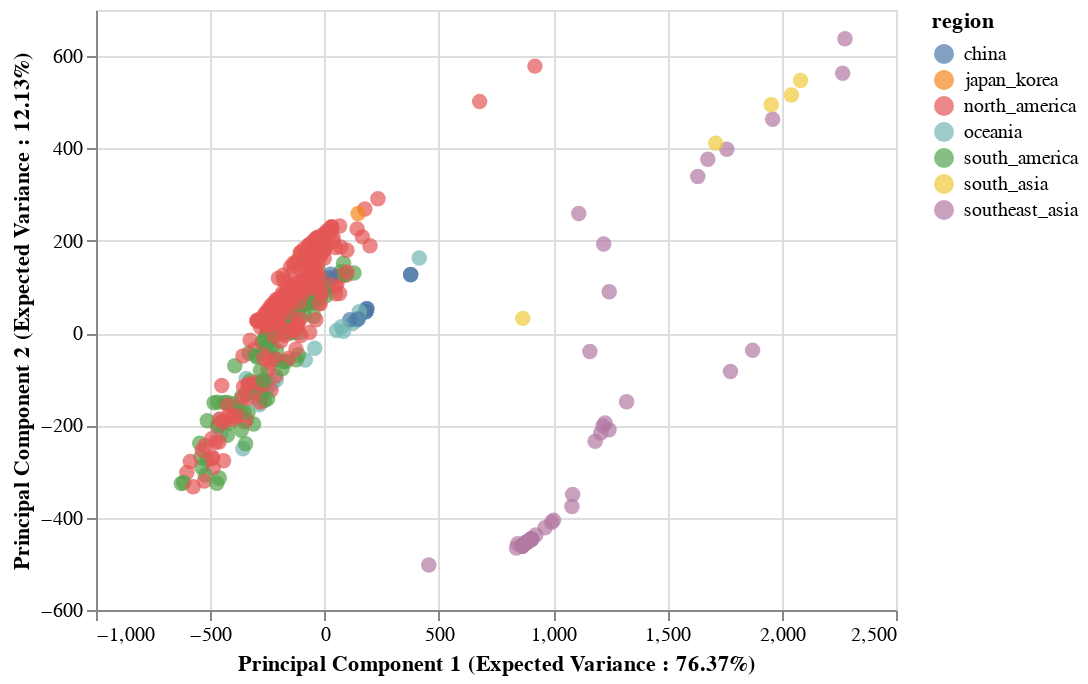

This figure's notebook cell:
### Code cell
import altair as alt
brush = alt.selection(type='interval', resolve='global')
#link the charts
alt.Chart(finalDf).mark_circle(size=60).encode(
    x=alt.X('principal component 1',title='Principal Component 1 (Expected Variance : {}%'.format(round(pca.explained_variance_ratio_[0]*100,2)) + ")"),
    y=alt.X('principal component 2',title='Principal Component 2 (Expected Variance : {}%'.format(round(pca.explained_variance_ratio_[1]*100,2)) + ")"),
    color='region',
    tooltip=['strain', 'region']
).interactive()
#Make this into a website (view compiled vega -- gives you the javascript -- put that into a HTML script)

### Figure 1 — Vega-Lite specification as saved in the notebook (floating-point values rounded to 4 significant figures; data arrays with more than 128 entries replaced by an {"elided": "..."} marker saying what was removed)
{"$schema": "https://vega.github.io/schema/vega-lite/v3.3.0.json", "config": {"mark": {"tooltip": null}, "view": {"height": 300, "width": 400}}, "data": {"name": "data-322a061a5801ab5d35436e694d18a5d8"}, "datasets": {"data-322a061a5801ab5d35436e694d18a5d8": {"elided": "519 records"}}, "encoding": {"color": {"field": "region", "type": "nominal"}, "tooltip": [{"field": "strain", "type": "nominal"}, {"field": "region", "type": "nominal"}], "x": {"field": "principal component 1", "title": "Principal Component 1 (Expected Variance : 76.37%)", "type": "quantitative"}, "y": {"field": "principal component 2", "title": "Principal Component 2 (Expected Variance : 12.13%)", "type": "quantitative"}}, "mark": {"size": 60, "type": "circle"}, "selection": {"selector022": {"bind": "scales", "encodings": ["x", "y"], "type": "interval"}}}
